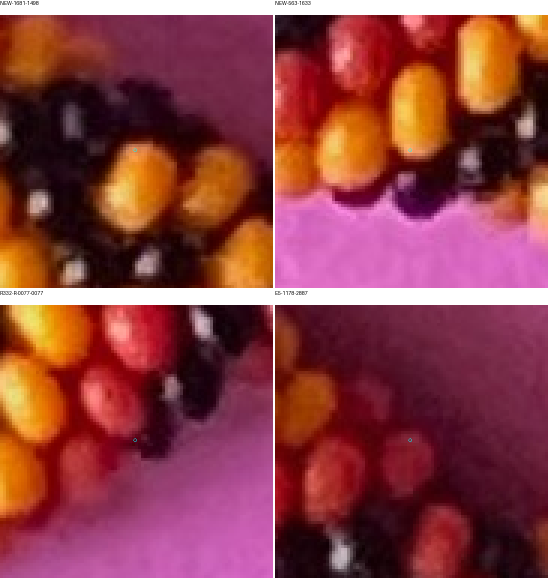
#> input picture photo2/r341/association-contexts.png, 1100 x 1160 px (shown at 1/2 size)
$ python -i detector.py   (imports and definitions only)
#> lines starting #> are read from the running program, lines starting #| are printed output that depends on the picture; after the words box and inside, x2 and y2 are one past the last pixel; in counts of white or black regions, pixels touching at a corner belong together
### photo2/bead_placement.py
"""Python placement/projection primitives for the beads.pov model.

Forward geometry, not an image detector. Indices are full-string model indices.
No photo palette, location, masks, or inferred correspondence enters this module.
"""
from dataclasses import dataclass
import numpy as np


def place_tube_coordinates(major_angle_deg, minor_angle_deg, chain_major,
                           chain_minor, bead_radius):
    """Place by two geometric angles, without bead_index or total bead count.

    Circular prototype: major angle is position along the planar centerline;
    minor angle is position around the tube. Angles follow the legacy loop's
    sign/zero conventions. A noncircular necklace will use centerline arc length
    and its local planar frame instead of a constant major radius.
    """
    theta,phi=np.broadcast_arrays(np.radians(major_angle_deg),np.radians(minor_angle_deg))
    radial=chain_major-chain_minor*np.sin(phi)
    xyz=np.stack((radial*np.cos(theta),radial*np.sin(theta),
                  chain_minor*np.cos(phi)+chain_minor+2*bead_radius),axis=-1)
    return xyz,np.degrees(theta)


@dataclass(frozen=True)
class Rope:
    nbeads: int
    beads_per_row: float = 6.5
    chain_minor: float = 4.0
    rclock: float = 0.0
    helicity: int = 1
    radius_convention: str = 'legacy'

    def __post_init__(self):
        if self.nbeads < 1 or self.beads_per_row <= 0 or self.chain_minor <= 0:
            raise ValueError('Positive bead count, row size and minor radius required')
        if self.helicity not in (-1, 1) or self.nrows < 1:
            raise ValueError('Helicity must be +/-1 and at least one row is required')
        if self.radius_convention not in ('legacy', 'intended'):
            raise ValueError('Radius convention must be legacy or intended')

    @property
    def nrows(self):
        return int(np.floor(.5 + self.nbeads/self.beads_per_row))

    @property
    def exact_beads_per_row(self):
        return self.nbeads/self.nrows

    @property
    def bead_radius(self):
        # Literal legacy expression: POV-Ray sin() takes radians. Do not quietly
        # replace 180 with pi while calling this an exact port of beads.pov.
        angle = 180 if self.radius_convention == 'legacy' else np.pi
        return self.chain_minor*.96*np.sin(angle/self.beads_per_row)

    @property
    def chain_major(self):
        return .65*(2*self.bead_radius)*1.05*self.nrows/(2*np.pi)

    def coordinates(self, indices):
        """Legacy generator's index-to-angle mapping; not needed by the direct API."""
        i = np.asarray(indices, dtype=float)
        return (360*(i/self.nbeads + self.rclock*.1666),
                self.helicity*360*(i/self.exact_beads_per_row + self.rclock))

    def place(self, indices):
        return place_tube_coordinates(*self.coordinates(indices),self.chain_major,
                                      self.chain_minor,self.bead_radius)


# [6 lines left out: function unit, not called in this run]


@dataclass(frozen=True)
class Camera:
    location: tuple
    look_at: tuple
    width: int
    height: int
    angle: float = 10.0
    sky: tuple = (0., 1., 0.)

    # [45 lines left out: functions basis, project, fit_similarity, not called in this run]


def apply_similarity(xy, fit):
    return fit['scale']*np.asarray(xy)@np.asarray(fit['rotation'])+fit['translation']


def bead_surface_samples(rope, index, profile_steps=32, angular_steps=256,
                         roundedness=.8, height_ratio=.7):
    """Sample the exposed boundary of the legacy rounded annular bead macro.

    This returns the individual bead's surface before neighbor occlusion. Each
    sample is on an analytic wall, flat annular end, or elliptical fillet.
    It does not approximate the bead as a sphere or fill its hole. Accuracy of
    an extremum selected from these samples must be checked with denser sampling.
    """
#> called with index = 0, profile_steps = 8, angular_steps = 32, roundedness = 0.8, height_ratio = 0.7
    if not 0 < roundedness < 1 or height_ratio <= 0 or min(profile_steps,angular_steps)<4:
        raise ValueError('Invalid surface sampling parameters')
    radius=rope.bead_radius
    if radius<=0:
        raise ValueError('Legacy radius expression is nonpositive for this row size')
    major=radius*.57; minor=radius-major; hole=major-minor
    rounding=roundedness*minor; extra=minor-rounding
    stretch=height_ratio*radius/minor
    cy=stretch*extra; top=height_ratio*radius
    outside=major+extra; inside=major-extra
    q=np.linspace(0,np.pi/2,profile_steps)
    profiles=[np.column_stack((np.full(profile_steps,radius),np.linspace(-cy,cy,profile_steps))),
              np.column_stack((np.full(profile_steps,hole),np.linspace(-cy,cy,profile_steps)))]
    for sign in [-1,1]:
        profiles.append(np.column_stack((np.linspace(inside,outside,profile_steps),np.full(profile_steps,sign*top))))
        for radial_sign in [-1,1]:
            center=outside if radial_sign==1 else inside
            profiles.append(np.column_stack((center+radial_sign*rounding*np.cos(q),
                                             sign*(cy+stretch*rounding*np.sin(q)))))
    profile=np.concatenate(profiles)
    az=np.linspace(0,2*np.pi,angular_steps,endpoint=False)
    local=np.stack((profile[:,0,None]*np.cos(az),
                    np.broadcast_to(profile[:,1,None],(len(profile),len(az))),
                    profile[:,0,None]*np.sin(az)),axis=-1).reshape(-1,3)
    center,angle=rope.place(index);theta=np.radians(angle)
    rotation=np.array([[np.cos(theta),-np.sin(theta),0],
                       [np.sin(theta),np.cos(theta),0],[0,0,1]])
    return local@rotation.T+center


# [18 lines left out: functions closest_camera_sample, minor_outward_point, not called in this run]

### photo2/r281/detector.py
"""H1/H0 photographic comparison. No renderer, truth, file or fitted-model I/O."""
import numpy as np
from scipy import ndimage as ndi
from skimage.color import rgb2hsv
from photo2.r280.common import runs
from .geometry import warp

DEFAULT=dict(margin=.15,minimum_pixels=40,coverage=.65,coherence=.65,edge=.30,loss=.45)

def prepare(rgb):
 a=np.asarray(rgb,float)/255.;hsv=rgb2hsv(a);lum=a@np.array([.2126,.7152,.0722]);chroma=a/np.maximum(a.sum(2,keepdims=True),.03)
#> after `hsv = rgb2hsv(a)`: hsv: shape (1160, 1100, 3) float64; mean of channels 0, 1, 2 0.607, 0.708, 0.552
#> after `lum = a @ np.array([0.2126, 0.7152, 0.0722])`:
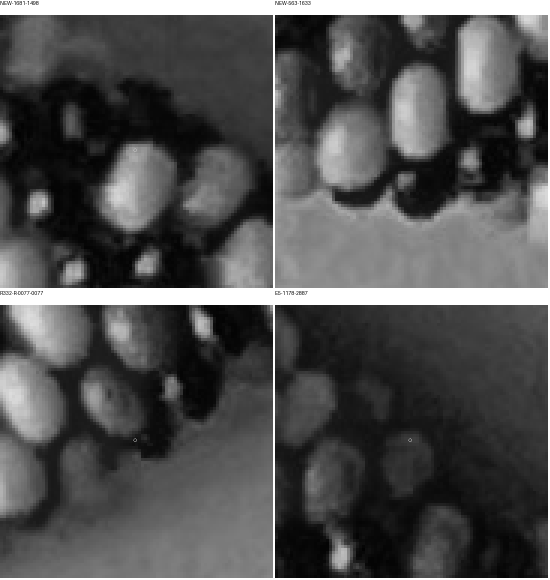
#> lum: shape (1160, 1100) float64 (shown at 1/2 size); min 0.0108, max 1, mean 0.318
#> after `chroma = a / np.maximum(a.sum(2, keepdims=True), 0.03)`:
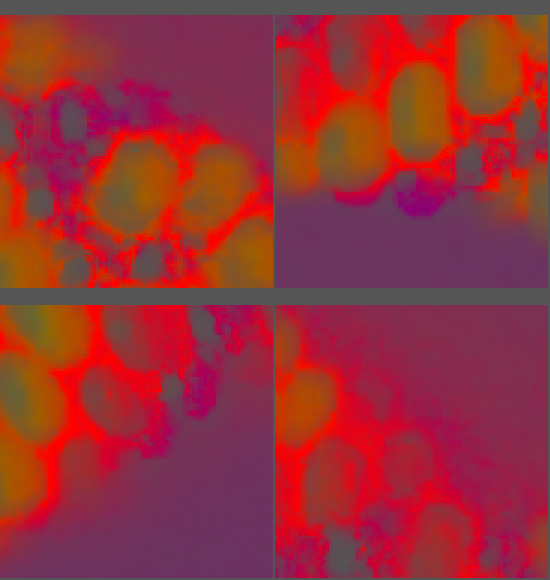
#> chroma: shape (1160, 1100, 3) float64 (shown at 1/2 size); mean R, G, B 0.593, 0.186, 0.221
 good=(lum>.035)&~((hsv[:,:,1]<.20)&(hsv[:,:,2]>.50))
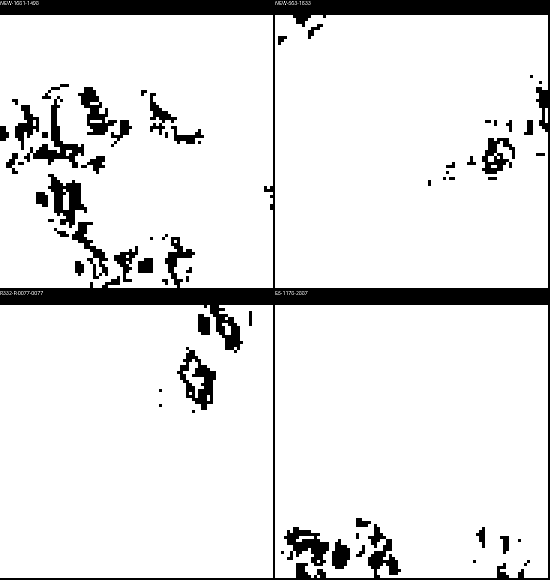
#> good: shape (1160, 1100) bool (shown at 1/2 size); 89.3% white; 64 black regions, largest, box (x1, y1, x2, y2) and area: (0, 0, 1100, 1160) 94738, (48, 192, 168, 336) 4176, (354, 694, 432, 820) 3996
 gx=np.stack([ndi.sobel(a[:,:,k],axis=1)/4 for k in range(3)],2);gy=np.stack([ndi.sobel(a[:,:,k],axis=0)/4 for k in range(3)],2)
#> after `gx = np.stack([ndi.sobel(a[:, :, k], axis=1) / 4 for k in range(3)], 2`:
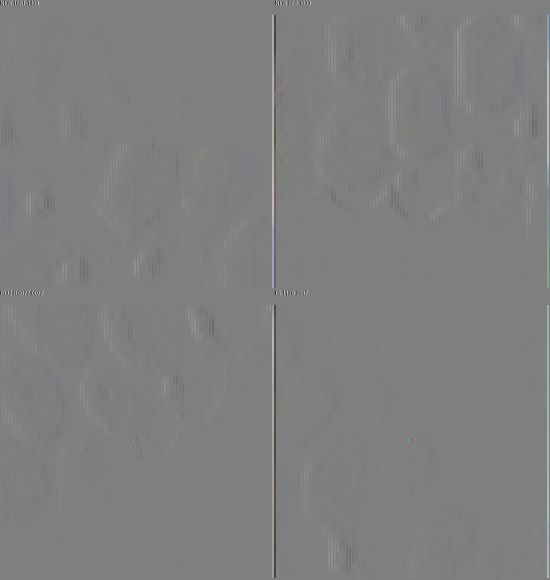
#> gx: shape (1160, 1100, 3) float64 (shown at 1/2 size); mean R, G, B 0.00065, 0.00118, 0.00149; drawn with min black and max white
#> after `gy = np.stack([ndi.sobel(a[:, :, k], axis=0) / 4 for k in range(3)], 2`:
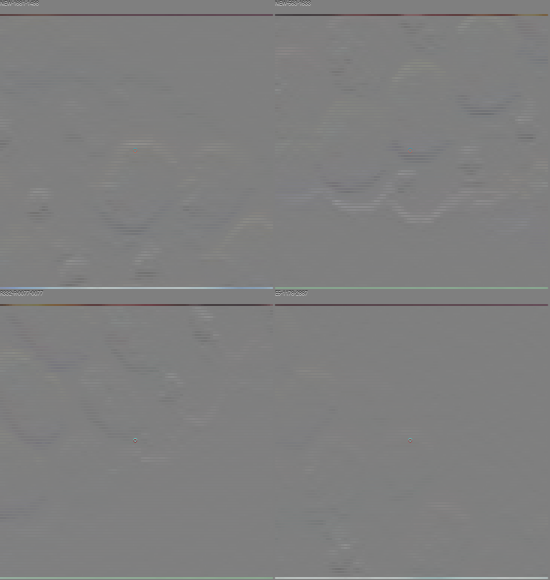
#> gy: shape (1160, 1100, 3) float64 (shown at 1/2 size); mean R, G, B -3.76e-17, -1.57e-16, -3.6e-16; drawn with min black and max white
 strength=np.sqrt((gx*gx+gy*gy).sum(2));edges=np.clip(ndi.maximum_filter(strength,3)/.12,0,1)
#> after `strength = np.sqrt((gx * gx + gy * gy).sum(2))`:
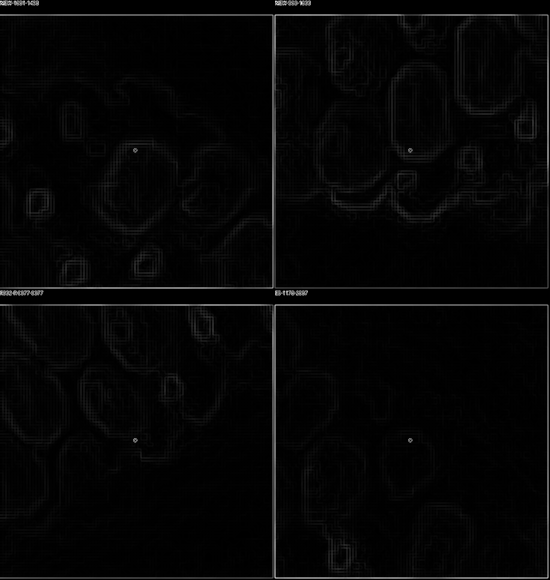
#> strength: shape (1160, 1100) float64 (shown at 1/2 size); min 0, max 1.68, mean 0.0372; drawn with min black and max white
#> after `edges = np.clip(ndi.maximum_filter(strength, 3) / 0.12, 0, 1)`:
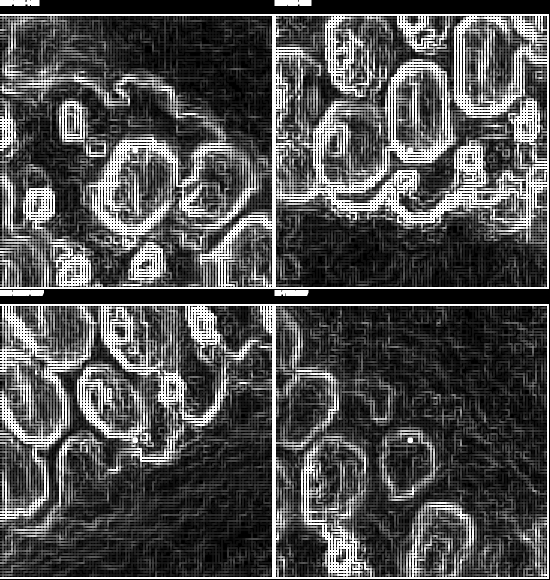
#> edges: shape (1160, 1100) float64 (shown at 1/2 size); min 0, max 1, mean 0.316
 border=np.r_[chroma[:6].reshape(-1,3),chroma[-6:].reshape(-1,3),chroma[:,:6].reshape(-1,3),chroma[:,-6:].reshape(-1,3)];bg=np.median(border,axis=0)
#> after `bg = np.median(border, axis=0)`: bg = [0.333, 0.333, 0.333]
 return dict(rgb=a,hsv=hsv,lum=lum,chroma=chroma,good=good,edges=edges,paper=(np.linalg.norm(chroma-bg,axis=2)<.045)&(lum>.04),bg=bg)

def boundary(owner):
 b=np.zeros(owner.shape,bool);b[1:]|=owner[1:]!=owner[:-1];b[:-1]|=owner[:-1]!=owner[1:];b[:,1:]|=owner[:,1:]!=owner[:,:-1];b[:,:-1]|=owner[:,:-1]!=owner[:,1:]
 return b

def pigment(features):
 strength=np.linalg.norm(features-1/3,axis=1)
 return np.median(features[strength>=np.median(strength)],axis=0)

# [78 lines left out: functions residual, _cost, decide, infer, not called in this run]

>>> import cv2
>>> picture = cv2.cvtColor(cv2.imread('../r341/association-contexts.png'), cv2.COLOR_BGR2RGB)
>>> result = prepare(picture)
#> result = 8 items

$ run again, on photo2/r341/audit-black-red-01.png
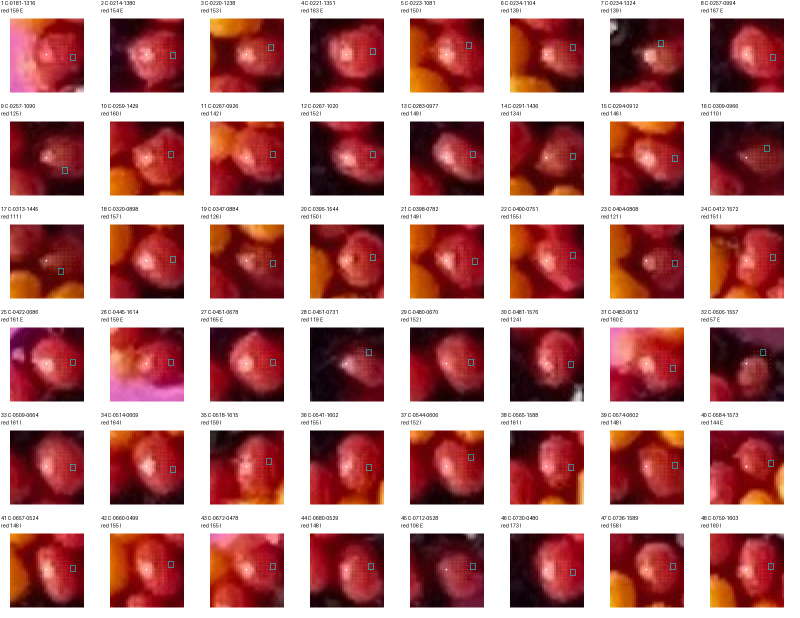
#> input picture photo2/r341/audit-black-red-01.png, 1600 x 1236 px (shown at 1/2 size)
#> hsv: shape (1236, 1600, 3) float64; mean of channels 0, 1, 2 0.379, 0.45, 0.735
#> in prepare, `good=(lum>.035)&~((hsv[:,:,1]<.20)&(hsv[:,:,2]>.50))`:
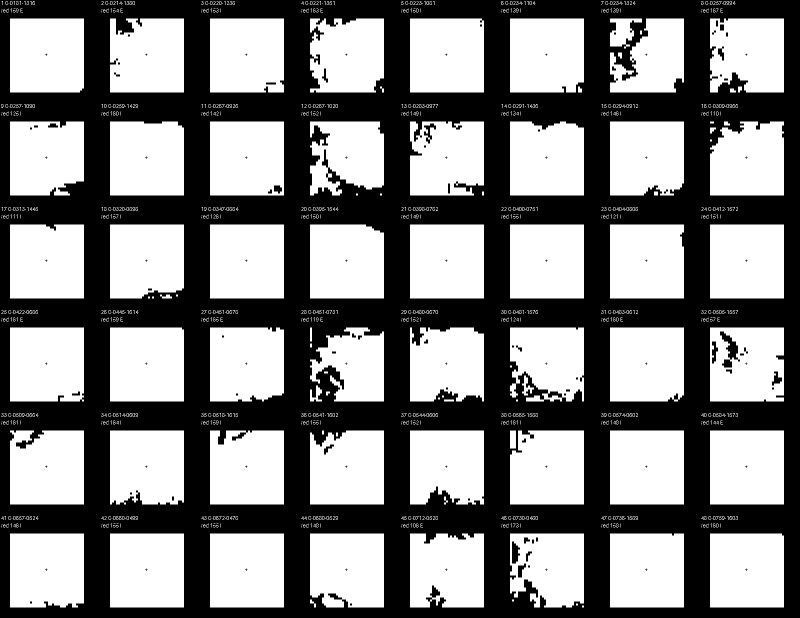
#> good: shape (1236, 1600) bool (shown at 1/2 size); 51.3% white; 109 black regions (68 under 20 px), largest, box (x1, y1, x2, y2) and area: (0, 0, 1600, 1236) 956845, (1440, 663, 1480, 735) 1168, (1024, 1083, 1040, 1127) 496
#> in prepare, `edges = np.clip(ndi.maximum_filter(strength, 3) / 0.12, 0, 1)`:
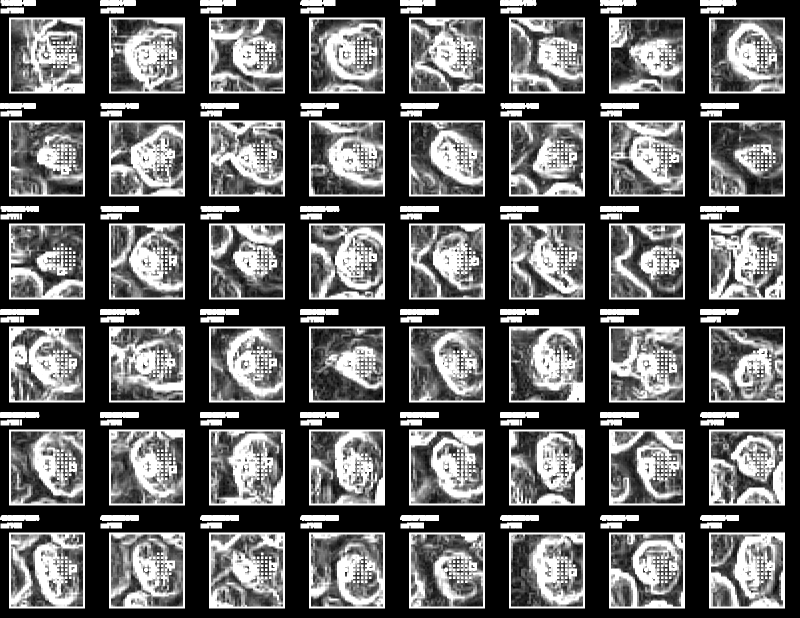
#> edges: shape (1236, 1600) float64 (shown at 1/2 size); min 0, max 1, mean 0.37
#> bg = [0.333, 0.333, 0.333]
#> result = 8 items

$ run again, on photo2/r341/audit-black-red-02.png
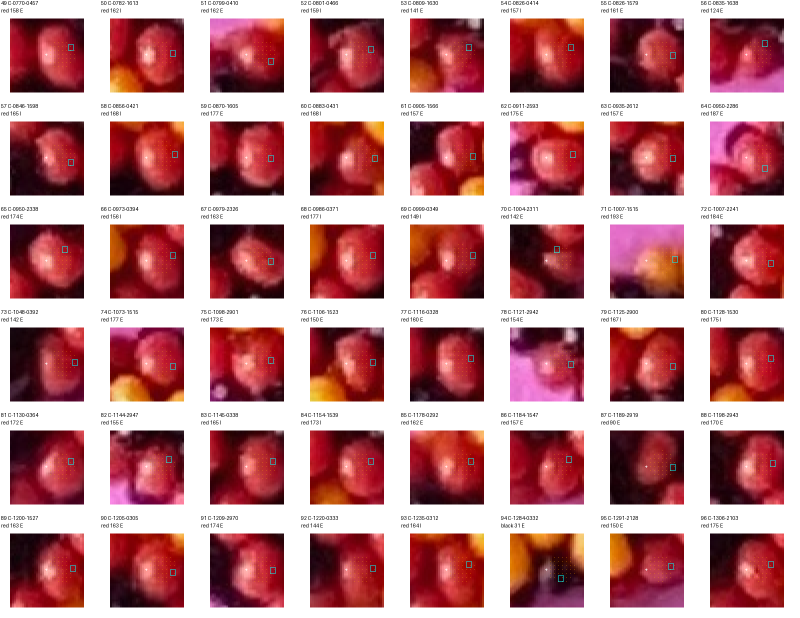
#> input picture photo2/r341/audit-black-red-02.png, 1600 x 1236 px (shown at 1/2 size)
#> hsv: shape (1236, 1600, 3) float64; mean of channels 0, 1, 2 0.425, 0.439, 0.754
#> in prepare, `good=(lum>.035)&~((hsv[:,:,1]<.20)&(hsv[:,:,2]>.50))`:
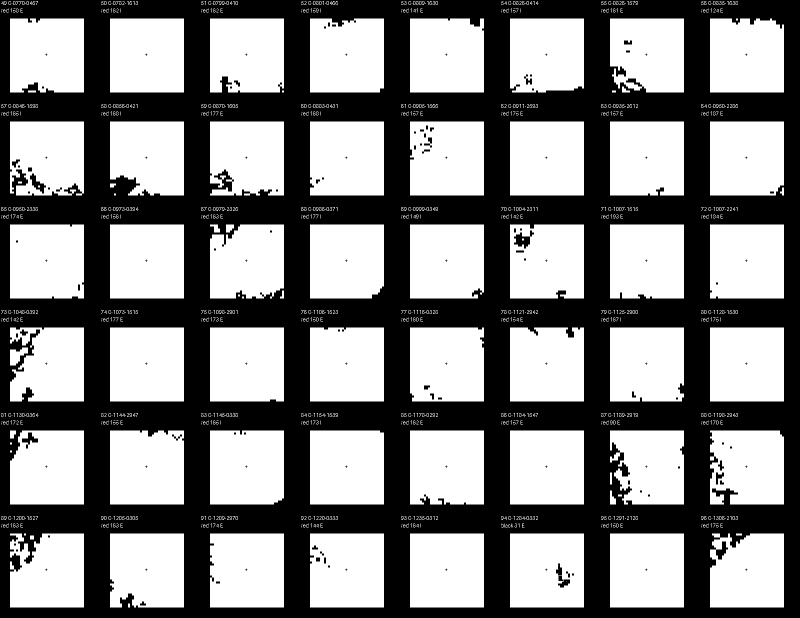
#> good: shape (1236, 1600) bool (shown at 1/2 size); 52.3% white; 126 black regions (80 under 20 px), largest, box (x1, y1, x2, y2) and area: (0, 0, 1600, 1236) 938025, (1028, 461, 1068, 497) 672, (60, 347, 92, 387) 496
#> in prepare, `edges = np.clip(ndi.maximum_filter(strength, 3) / 0.12, 0, 1)`:
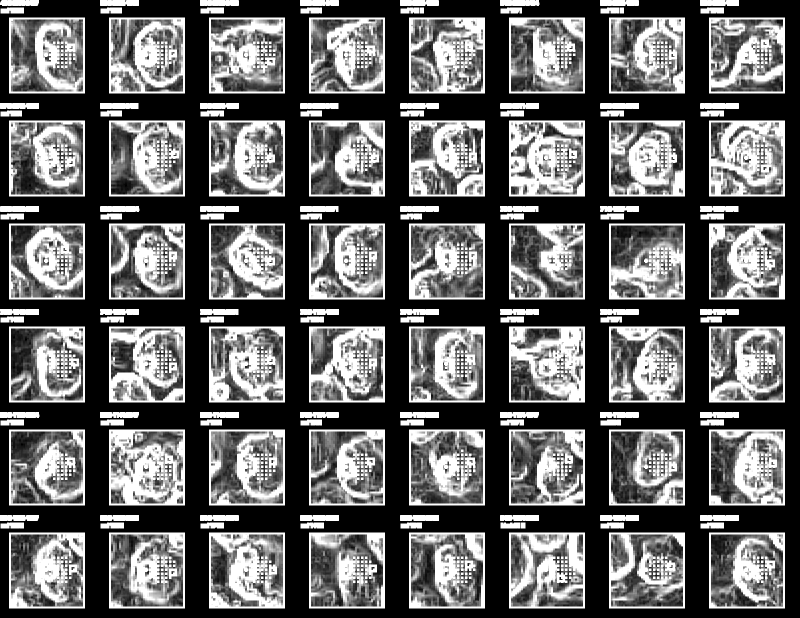
#> edges: shape (1236, 1600) float64 (shown at 1/2 size); min 0, max 1, mean 0.385
#> bg = [0.333, 0.333, 0.333]
#> result = 8 items

$ run again, on photo2/r341/audit-black-red-03.png
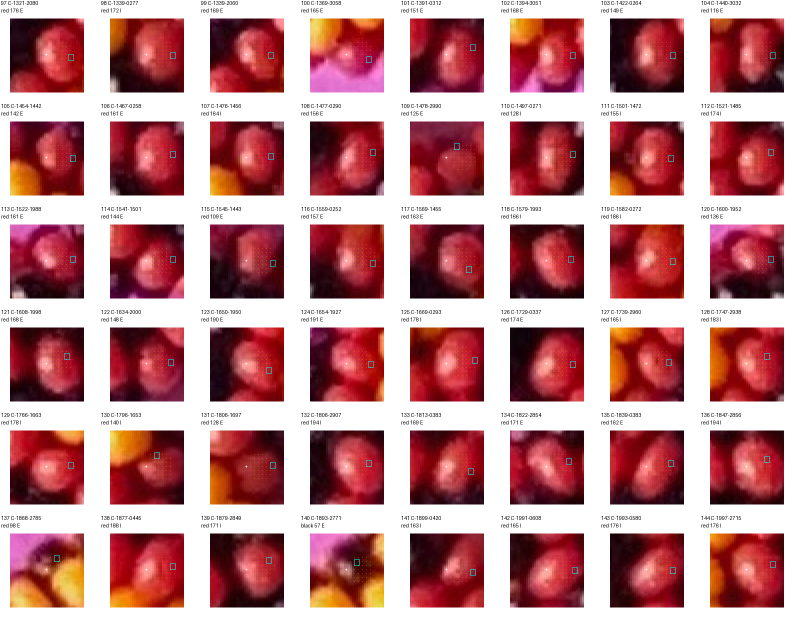
#> input picture photo2/r341/audit-black-red-03.png, 1600 x 1236 px (shown at 1/2 size)
#> hsv: shape (1236, 1600, 3) float64; mean of channels 0, 1, 2 0.436, 0.444, 0.752
#> good: shape (1236, 1600) bool; 52.2% white; 126 black regions (77 under 20 px), largest, box (x1, y1, x2, y2) and area: (0, 0, 1600, 1236) 939468, (428, 723, 460, 779) 672, (1240, 1099, 1268, 1123) 288
#> in prepare, `edges = np.clip(ndi.maximum_filter(strength, 3) / 0.12, 0, 1)`:
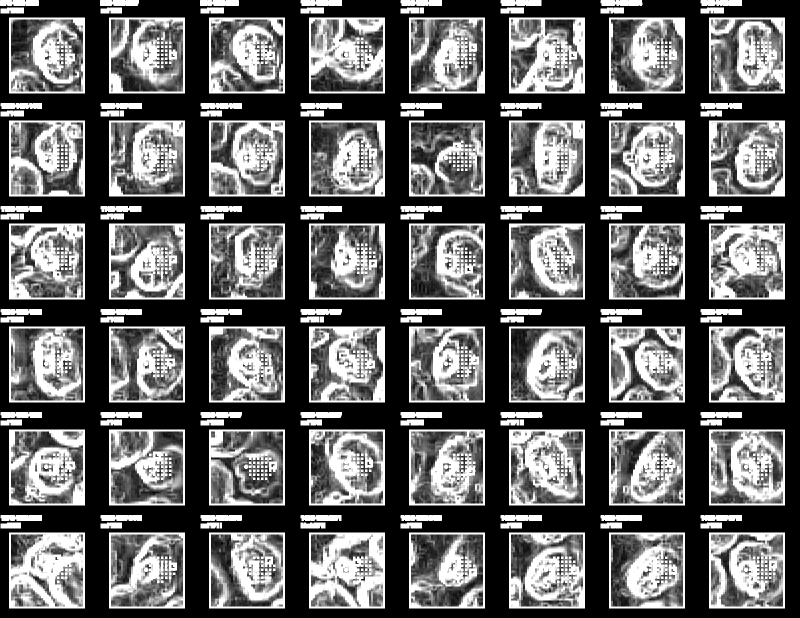
#> edges: shape (1236, 1600) float64 (shown at 1/2 size); min 0, max 1, mean 0.387
#> bg = [0.333, 0.333, 0.333]
#> result = 8 items
